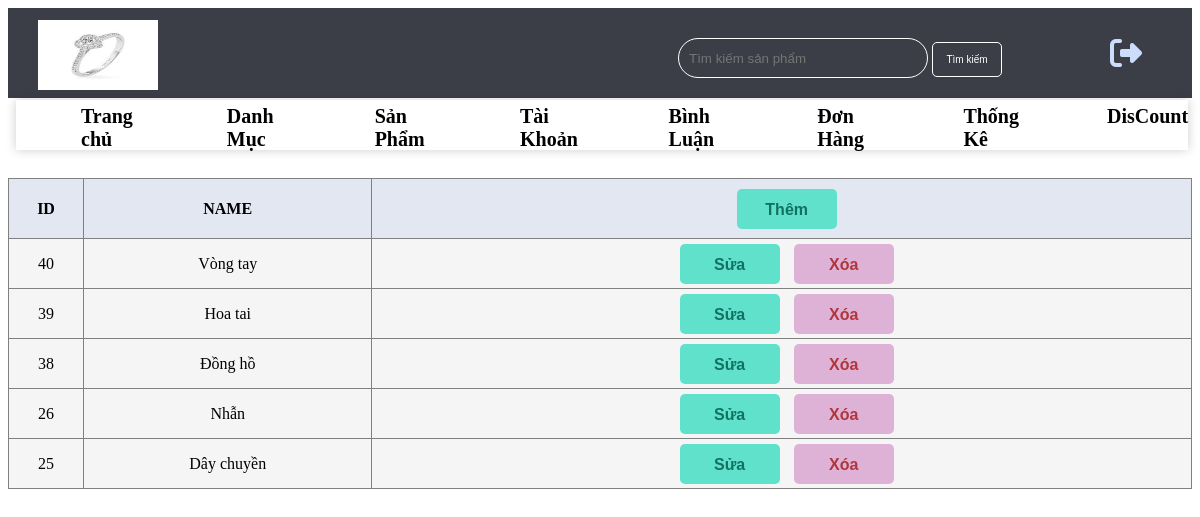
The app's page /DuAn1-main/admin/index.php?act=listdm with its own data.
### tables this page shows
CREATE TABLE `danhmuc` (
  `id` int(10) NOT NULL,
  `name` varchar(255) NOT NULL
);

### DuAn1-main/model/pdo.php (called while the page is built, shortened)
<?php
function pdo_get_connection(){
    $servername = "localhost";
    $username = "root";
    $password = "";
    try {
        $conn = new PDO("mysql:host=$servername;dbname=duan", $username, $password);
        $conn->setAttribute(PDO::ATTR_ERRMODE, PDO::ERRMODE_EXCEPTION);
        return $conn;
    } catch(PDOException $e) {
        echo "Connection failed: " . $e->getMessage();
    }
}
function pdo_query($sql){
    $sql_args=array_slice(func_get_args(),1);
    try{
        $conn=pdo_get_connection();
        $stmt=$conn->prepare($sql);
        $stmt->execute($sql_args);
        $rows=$stmt->fetchAll();
        return $rows;
    }
    catch(PDOException $e){
        throw $e;
    }
    finally{
        unset($conn);
    }
}
?>

### DuAn1-main/model/danhmuc.php (called while the page is built, shortened)
<?php
function loadall_danhmuc(){
    $sql="select * from danhmuc order by id desc";
    $listdanhmuc=pdo_query($sql);
    return  $listdanhmuc;
}
?>

### DuAn1-main/admin/danhmuc/list.php (the view, shortened to what this page needs)
<div class="tb">
    <table border="1">
        <tr>
            <th>ID</th>
            <th>NAME</th>
            <th>
            <a  href="index.php?act=adddm"><input class="custom-icons2" type="button" name="them" value="Thêm"></a></td>
            </th>
        </tr>
        <?php
            foreach($listdanhmuc as $danhmuc){
                extract($danhmuc);
                $suadm="index.php?act=suadm&id=".$id;
                $xoadm="index.php?act=xoadm&id=".$id;
                echo '
                <tr>
                    <td>'.$id.'</td>
                    <td>'.$name.'</td>
                    <td>
                        <a href="'.$suadm.'"><input  class="custom-icons2" type="button" value="Sửa"></a>
                        <a href="'.$xoadm.'"><input onclick="return confirm (\'Bạn có muốn xóa sản phẩm không ? \')"  class="custom-icons3" type="button" value="Xóa"></a>
                    </td>
                </tr>';
            }
        ?>
    </table>
</div>

### DuAn1-main/css/sto.css (style rules this page uses)
:root { --main-text-font: Arial, Helvetica, sans-serif; }
.tb table { width: 1000px; height: 200px; text-align: center; border-collapse: collapse; width: 100%; margin-top: 70px; }
.tb table tr th { background-color: rgb(227, 231 , 242); height: 60px; }
.tb table tr td { background-color:whitesmoke; height: 50px; }
.tb table tr td a { text-decoration: none; color: black; }
.custom-icons3 { background-color:rgb(222, 178, 214); border: none; color:rgb(177, 54, 60); padding: 12px 16px; font-size: 16px; cursor: pointer; border-radius: 5px; margin-left: 10px; width: 100px; height: 40px; font-weight: bold; }
.custom-icons2 { background-color:rgb(96, 225, 204); border: none; color:rgb(18, 114, 98); padding: 12px 16px; font-size: 16px; cursor: pointer; border-radius: 5px; margin-left: 10px; font-weight: bold; width: 100px; height: 40px; }

### records on screen
danhmuc: id "40", name "Vòng tay"
danhmuc: id "39", name "Hoa tai"
danhmuc: id "38", name "Đồng hồ"
danhmuc: id "26", name "Nhẫn"
danhmuc: id "25", name "Dây chuyền"
